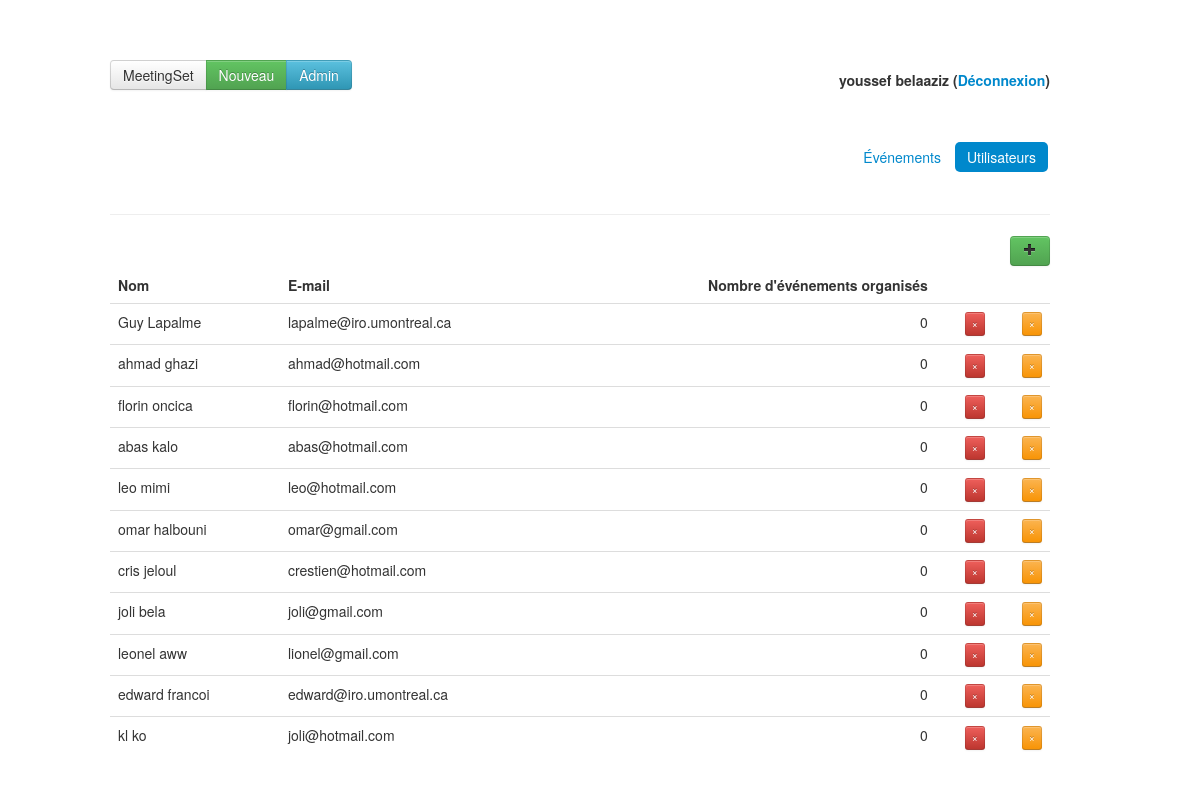
Page /admin.php?p=users (signed in) on the committed database.
### tables this page shows
CREATE TABLE `users` (
  `id` int(11) NOT NULL,
  `email` varchar(255) NOT NULL,
  `password` varchar(255) NOT NULL,
  `firstname` varchar(255) DEFAULT NULL,
  `lastname` varchar(255) DEFAULT NULL,
  `is_admin` tinyint(1) NOT NULL DEFAULT '0'
);

### classes/user.php (called while the page is built, shortened)
<?php
class User extends Database {
	public $id;
	public function __construct($array) {
		$this->id = $array['id'];
		$this->email = $array['email'];
		$this->firstname = $array['firstname'];
		$this->lastname = $array['lastname'];
	}
    public static function find_all() {
        $mysqli = self::db_connect();
        $query = "SELECT * FROM users WHERE is_admin <> 1";
        $result = $mysqli->query($query);
        while($obj = $result->fetch_assoc()) {
            $users[] = new User($obj);
        }
        return $users;
    }
    public function count_events() {
        $mysqli = self::db_connect();
        $query = "select count(id) as count from events where organizer = {$this->id}";
        $result = $mysqli->query($query);
        $obj = $result->fetch_object();
        return $obj->count;
    }
}

### admin/users.php (the view, shortened to what this page needs)
<?php
$users = User::find_all();
?>
<div class="container">
	<div class="row">
		<div class="span12">
			<a id="add-users" class="btn btn-success pull-right"><i class="icon-plus"></i></a>
		</div>
		<div class="span12">
		</div>
		<div class="span12">
			<table id="users-table" class="table table-hovered">
				<thead>
					<tr>
						<th>Nom</th>
						<th>E-mail</th>
						<th style="text-align: right">Nombre d'événements organisés</th>
						<th></th>
					</tr>
				</thead>
				<tbody>
					<?php foreach ($users as $user): ?>
						<tr data-id="<?php echo $user->id ?>" class="user">
							<td class="name"><?php echo $user->firstname ?> <?php echo $user->lastname ?></td>
							<td class="email"><?php echo $user->email ?></td>
							<td class="events_count" style="text-align: right"><?php echo $user->count_events() ?></td>
							<td style="text-align: right"><a class="btn btn-danger btn-mini delete-user-button">&times;</a></td>
							<td style="text-align: right"><a class="btn btn-warning btn-mini edit-user-button">&times;</a></td>
						</tr>
					<?php endforeach ?>
				</tbody>
			</table>
		</div>
	</div>
</div>

### admin.php (shortened to what this page needs)
<?php
if(! isset($_GET['p'])) {
    $content = 'admin/events.php';
    $menu = 1;
}
else {
    $content = 'admin/'.$_GET['p'].'.php';
    $menu = 2;
}
$user = $_SESSION['user'];
?>
<!DOCTYPE html>
<html class="no-js">
    <head>
        <link rel="stylesheet" href="css/bootstrap.min.css">
        <link rel="stylesheet" href="http://code.jquery.com/ui/1.9.2/themes/base/jquery-ui.css" />
        <link rel="stylesheet" href="css/main.css">
    </head>
    <body>
        <div class="container" id="top-menu">
            <div class="row">
                <div class="span6">
                    <div class="btn-group">
                        <a class="btn" href="index.php">
                            MeetingSet
                        </a>
                        <a class="btn btn-success" href="index.php?p=new_event">
                            Nouveau
                        </a>
                        <?php if ($user->is_admin): ?>
                            <a href="admin.php" class="btn btn-info">Admin</a>
                        <?php endif ?>
                    </div>
                </div>
                <div class="span6">
                    <h5 class="pull-right">
                        <?php echo $user->firstname ?> <?php echo $user->lastname ?>
                        (<a href="logout.php">Déconnexion</a>)
                    </h5>
                </div>
            </div>
        </div>
        <div class="container">
        	<div class="row">
        		<div class="span12">
        			<ul class="nav nav-pills pull-right">
		        		<li <?php echo ($menu == 1) ? 'class="active"' : '' ?>><a href="admin.php">Événements</a></li>
		        		<li <?php echo ($menu == 2) ? 'class="active"' : '' ?>><a href="admin.php?p=users">Utilisateurs</a></li>
		        	</ul>
        		</div>
        		<div class="span12">
        			<hr>
        		</div>
        	</div>
        </div>
        <?php
        include($content); ?>
    </body>
</html>

### css/main.css (style rules this page uses)
#top-menu { margin-bottom: 40px; }
body { background-image:url('bg.png'); }

### admin.php (style rules this page uses)
body { padding-top: 60px; padding-bottom: 40px; }

### rows in the picture
users: firstname "Guy", lastname "Lapalme", email "lapalme@iro.umontreal.ca", count_events "0"
users: firstname "ahmad", lastname "ghazi", email "ahmad@hotmail.com", count_events "0"
users: firstname "florin", lastname "oncica", email "florin@hotmail.com", count_events "0"
users: firstname "abas", lastname "kalo", email "abas@hotmail.com", count_events "0"
users: firstname "leo", lastname "mimi", email "leo@hotmail.com", count_events "0"
users: firstname "omar", lastname "halbouni", email "omar@gmail.com", count_events "0"
users: firstname "cris", lastname "jeloul", email "crestien@hotmail.com", count_events "0"
users: firstname "joli", lastname "bela", email "joli@gmail.com", count_events "0"
users: firstname "leonel", lastname "aww", email "lionel@gmail.com", count_events "0"
users: firstname "edward", lastname "francoi", email "edward@iro.umontreal.ca", count_events "0"
users: firstname "kl", lastname "ko", email "joli@hotmail.com", count_events "0"

### other values in the picture
$user->firstname "youssef"
$user->lastname "belaaziz"
